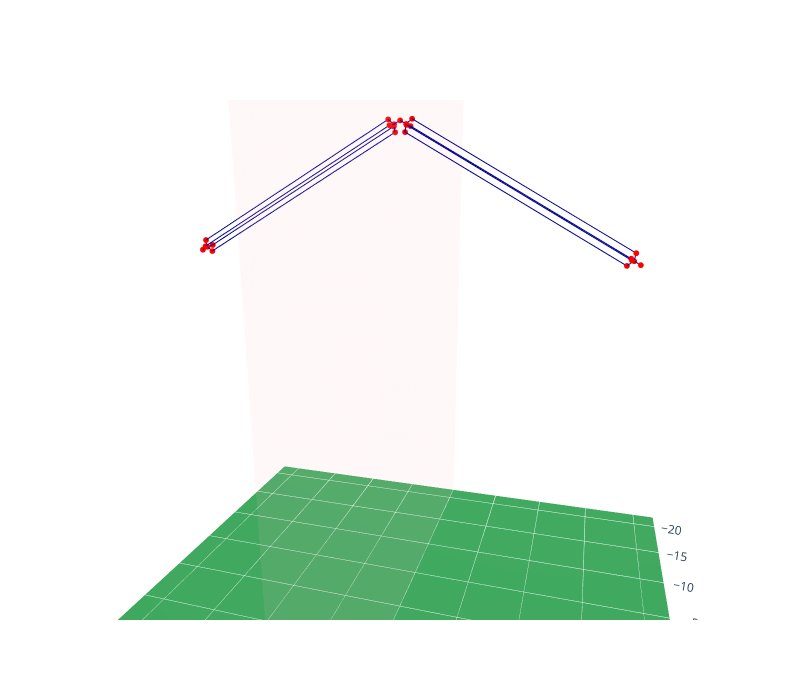

This figure's notebook cell:
### Markdown cell above
### A more picturesque example:  inverted-vee cage dipole


![Graph](img/Cage_vee.png)

### Code cell
# Construct an inverted-vee cage dipole for the 80m band

# Initially place it on the y axis:
half_el = make_linear_element((0,0,0),(0,0.5,0))                # Start with single-wire section, 0.5m long
half_el.extend( make_cage_element(0.5, 18.5, .2, .5, 4) )       # Cage section from y=0.5 to y=19.5
half_el.extend( make_linear_element((0,18.5,0),(0,19.0,0)) )    #  ...and a final 0.5m single-wire section

# Rotate around x axis by 30 degrees
half_el = rot_x(half_el, np.deg2rad(-30))

# And move everything up to z=40
half_el = translate(half_el, (0,0,40))

# Display
wire_ant_visualize(half_el, (-22,22), (-22,22), (0,45))

### Figure 1 — Plotly figure (JSON) as saved in the notebook; plotly's stock layout.template omitted (floating-point values rounded to 4 significant figures)
{"data": [{"cmax": 1, "cmin": 0, "colorscale": [[0, "rgb(247,252,245)"], [0.125, "rgb(229,245,224)"], [0.25, "rgb(199,233,192)"], [0.375, "rgb(161,217,155)"], [0.5, "rgb(116,196,118)"], [0.625, "rgb(65,171,93)"], [0.75, "rgb(35,139,69)"], [0.875, "rgb(0,109,44)"], [1, "rgb(0,68,27)"]], "showscale": false, "surfacecolor": [[0.69, 0.69], [0.69, 0.69]], "type": "surface", "x": [-22, 22], "y": [-22, 22], "z": [[0, 0], [0, 0]]}, {"color": "lightpink", "hoverinfo": "skip", "i": [0, 0], "j": [1, 2], "k": [2, 3], "opacity": 0.1, "type": "mesh3d", "x": [-22, -22, 22, 22], "y": [0, 0, 0, 0], "z": [0, 45, 45, 0]}, {"line": {"color": "darkblue", "width": 2}, "marker": {"color": "red", "size": 2}, "name": "", "showlegend": false, "type": "scatter3d", "x": [0, 0], "y": [0, 0.433], "z": [40, 39.75]}, {"line": {"color": "darkblue", "width": 2}, "marker": {"color": "red", "size": 2}, "name": "", "showlegend": false, "type": "scatter3d", "x": [0, 0, 0, 0], "y": [0.433, 0.8562, 16.1, 16.02], "z": [39.75, 40.08, 31.28, 30.75]}, {"line": {"color": "darkblue", "width": 2}, "marker": {"color": "red", "size": 2}, "name": "", "showlegend": false, "type": "scatter3d", "x": [0, 0.5, 0.5, 0], "y": [0.433, 0.6062, 15.85, 16.02], "z": [39.75, 39.65, 30.85, 30.75]}, {"line": {"color": "darkblue", "width": 2}, "marker": {"color": "red", "size": 2}, "name": "", "showlegend": false, "type": "scatter3d", "x": [0, 6.123e-17, 6.123e-17, 0], "y": [0.433, 0.3562, 15.6, 16.02], "z": [39.75, 39.22, 30.42, 30.75]}, {"line": {"color": "darkblue", "width": 2}, "marker": {"color": "red", "size": 2}, "name": "", "showlegend": false, "type": "scatter3d", "x": [0, -0.5, -0.5, 0], "y": [0.433, 0.6062, 15.85, 16.02], "z": [39.75, 39.65, 30.85, 30.75]}, {"line": {"color": "darkblue", "width": 2}, "marker": {"color": "red", "size": 2}, "name": "", "showlegend": false, "type": "scatter3d", "x": [0, 0], "y": [16.02, 16.45], "z": [30.75, 30.5]}, {"line": {"color": "darkblue", "width": 2}, "marker": {"color": "red", "size": 2}, "name": "", "showlegend": false, "type": "scatter3d", "x": [0, 0], "y": [0, -0.433], "z": [40, 39.75]}, {"line": {"color": "darkblue", "width": 2}, "marker": {"color": "red", "size": 2}, "name": "", "showlegend": false, "type": "scatter3d", "x": [0, 0, 0, 0], "y": [-0.433, -0.8562, -16.1, -16.02], "z": [39.75, 40.08, 31.28, 30.75]}, {"line": {"color": "darkblue", "width": 2}, "marker": {"color": "red", "size": 2}, "name": "", "showlegend": false, "type": "scatter3d", "x": [0, -0.5, -0.5, 0], "y": [-0.433, -0.6062, -15.85, -16.02], "z": [39.75, 39.65, 30.85, 30.75]}, {"line": {"color": "darkblue", "width": 2}, "marker": {"color": "red", "size": 2}, "name": "", "showlegend": false, "type": "scatter3d", "x": [0, -6.123e-17, -6.123e-17, 0], "y": [-0.433, -0.3562, -15.6, -16.02], "z": [39.75, 39.22, 30.42, 30.75]}, {"line": {"color": "darkblue", "width": 2}, "marker": {"color": "red", "size": 2}, "name": "", "showlegend": false, "type": "scatter3d", "x": [0, 0.5, 0.5, 0], "y": [-0.433, -0.6062, -15.85, -16.02], "z": [39.75, 39.65, 30.85, 30.75]}, {"line": {"color": "darkblue", "width": 2}, "marker": {"color": "red", "size": 2}, "name": "", "showlegend": false, "type": "scatter3d", "x": [0, 0], "y": [-16.02, -16.45], "z": [30.75, 30.5]}], "layout": {"autosize": false, "height": 700, "scene": {"aspectmode": "manual", "aspectratio": {"x": 1, "y": 1, "z": 1}, "camera": {"eye": {"x": 1, "y": 0.3, "z": 0.3}, "up": {"x": 0, "y": 0, "z": 1}}, "xaxis": {"range": [-22, 22], "showbackground": false}, "yaxis": {"range": [-22, 22], "showbackground": false}, "zaxis": {"range": [0, 45], "showbackground": false}}, "width": 800}}
